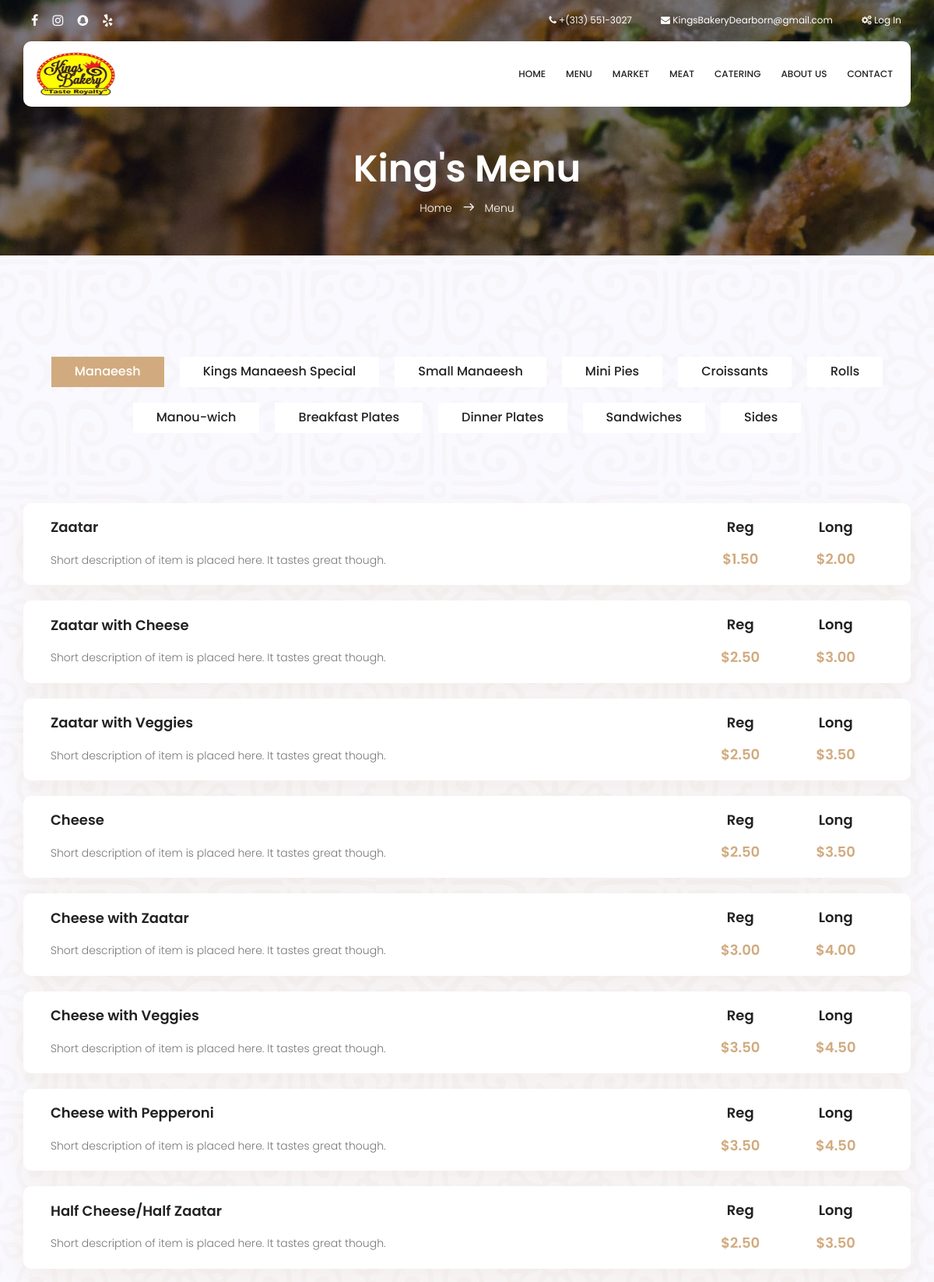
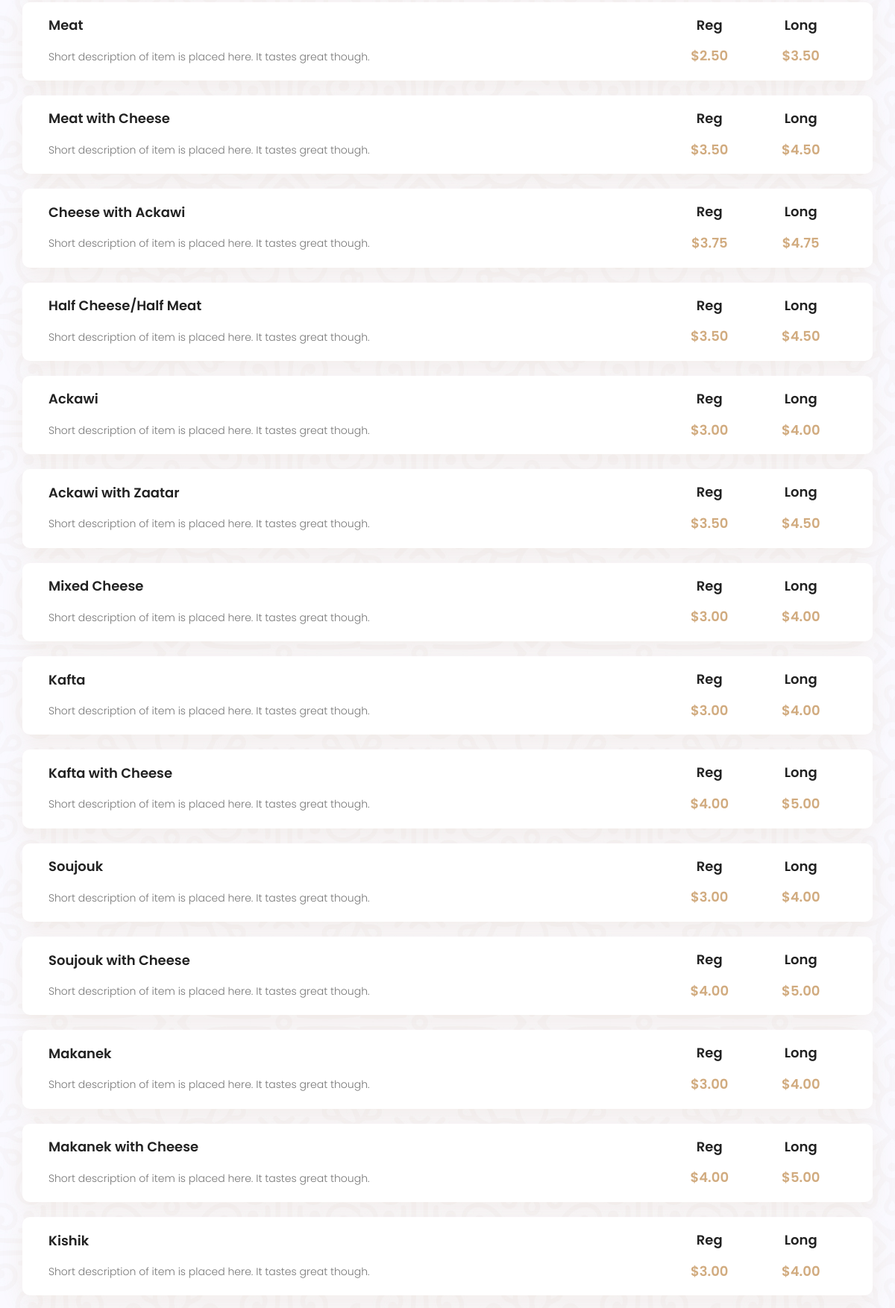
Page /menu.php (upper part) on the committed database (2 pictures, top to bottom).
### tables this page shows
CREATE TABLE `menu` (
  `id` int(11) NOT NULL,
  `name` varchar(128) NOT NULL,
  `description` varchar(255) NOT NULL,
  `image` varchar(255) DEFAULT NULL,
  `pricing` varchar(255) NOT NULL,
  `isFeatured` tinyint(1) NOT NULL DEFAULT 1,
  `type` varchar(64) NOT NULL
);

### menu.php (called while the page is built, shortened)
<?php
include('includes/header.php');
?>
<?php
include('includes/nonindex-banner.php');
?>
<?php include('includes/components/menu-items.php'); ?>
<?php include('includes/footer.php'); ?>

### includes/components/menu-items.php (the view, shortened to what this page needs)
<?php
function printItems($conn, $type){
	$sql = "SELECT * FROM menu WHERE type = '$type' AND isFeatured = true;";
	$result = $conn->query($sql);
	if ($result->num_rows > 0) {
		while($row = $result->fetch_assoc()) {
			$prices = explode(';', $row['pricing']); ?>
			<div class="single-menu-list row justify-content-between align-items-center">
				<div class="col-lg-9">
					<a href="#"><h4><?=$row['name'];?></h4></a>
					<p><?=$row['description'];?></p>
				</div>
				<div class="col-lg-3 flex-row d-flex price-size">
					<?php foreach($prices as $string) {
						$price_array = explode(':', $string);
						$name = $price_array[0];
						$price = $price_array[1]; ?>
						<div class="s-price col">
							<h4><?=$name?></h4>
							<span><?='$'.$price?></span>
						</div>
					<?php } ?>
				</div>
			</div>
	<?php } } } ?>
<section class="menu-list-area section-gap">
				<div class="container">
					<div class="row">
						<div class="menu-cat mx-auto">
							<ul class="nav nav-pills justify-content-center" id="pills-tab" role="tablist">
								<li class="nav-item">
									<a class="nav-link active" id="manaeesh-tab" data-toggle="pill" href="#manaeesh" role="tab" aria-controls="pills-manaeesh" aria-selected="true">Manaeesh</a>
								</li>
								<li class="nav-item">
										<a class="nav-link" id="pills-kingsmanaeesh-tab" data-toggle="pill" href="#pills-kingsmanaeesh" role="tab" aria-controls="pills-kingsmanaeesh" aria-selected="false">Kings Manaeesh Special</a>
								</li>
								<li class="nav-item">
										<a class="nav-link" id="pills-smallmanaeesh-tab" data-toggle="pill" href="#pills-smallmanaeesh" role="tab" aria-controls="pills-smallmanaeesh" aria-selected="false">Small Manaeesh</a>
								</li>
								<li class="nav-item">
										<a class="nav-link" id="pills-minipies-tab" data-toggle="pill" href="#pills-minipies" role="tab" aria-controls="pills-minipies" aria-selected="false">Mini Pies</a>
								</li>
								<li class="nav-item">
										<a class="nav-link" id="pills-croissants-tab" data-toggle="pill" href="#pills-croissants" role="tab" aria-controls="pills-croissants" aria-selected="false">Croissants</a>
								</li>
								<li class="nav-item">
										<a class="nav-link" id="pills-rolls-tab" data-toggle="pill" href="#pills-rolls" role="tab" aria-controls="pills-rolls" aria-selected="false">Rolls</a>
								</li>
								<li class="nav-item">
										<a class="nav-link" id="pills-manouwich-tab" data-toggle="pill" href="#pills-manouwich" role="tab" aria-controls="pills-manouwich" aria-selected="false">Manou-wich</a>
								</li>
								<li class="nav-item">
									<a class="nav-link" id="pills-breakfastplates-tab" data-toggle="pill" href="#pills-breakfastplates" role="tab" aria-controls="pills-breakfastplates" aria-selected="false">Breakfast Plates</a>
								</li>
								<li class="nav-item">
									<a class="nav-link" id="pills-dinnerplates-tab" data-toggle="pill" href="#pills-dinnerplates" role="tab" aria-controls="pills-dinnerplates" aria-selected="false">Dinner Plates</a>
								</li>
								<li class="nav-item">
									<a class="nav-link" id="pills-sandwiches-tab" data-toggle="pill" href="#pills-sandwiches" role="tab" aria-controls="pills-sandwiches" aria-selected="false">Sandwiches</a>
								</li>
								<li class="nav-item">
									<a class="nav-link" id="pills-sides-tab" data-toggle="pill" href="#pills-sides" role="tab" aria-controls="pills-sides" aria-selected="false">Sides</a>
								</li>
							</ul>
						</div>
					</div>
					<div id="pills-tabContent" class="tab-content absolute">
						<div class="tab-pane fade show active" id="manaeesh" role="tabpanel" aria-labelledby="manaeesh-tab">
							<?php printItems($conn, 'manaeesh'); ?>
						</div>
					</div>
				</div>
			</section>

### css/main.css (style rules this page uses)
body { color: #777; font-family: "Poppins", sans-serif; font-size: 14px; font-weight: 300; line-height: 1.625em; position: relative }
ol, ul { margin: 0; padding: 0; list-style: none }
a { -webkit-transition: all 0.3s ease 0s; -moz-transition: all 0.3s ease 0s; -o-transition: all 0.3s ease 0s; transition: all 0.3s ease 0s }
a, a:focus, a:hover { text-decoration: none; outline: 0 }
h1, h2, h3, h4, h5, h6 { font-family: "Poppins", sans-serif; color: #222; line-height: 1.2em !important; margin-bottom: 0; margin-top: 0; font-weight: 600 }
h4, .h4 { font-size: 18px }
h4 { font-size: 18px }
h1, h2, h3, h4, h5, h6 { line-height: 1.5em }
.section-gap { padding: 120px 0 }
.menu-list-area { background: url(../img/pattern-bg.jpg) }
.menu-list-area .menu-cat { margin-bottom: 80px }
.menu-list-area .menu-cat .nav-pills .nav-item { background-color: #fff; margin: 10px }
.menu-list-area .menu-cat .nav-pills .nav-item a { font-size: 16px; font-weight: 500; padding: 8px 30px; border-radius: 0px; color: #222 }
.menu-list-area .menu-cat .nav-pills .nav-item .active { background-color: #d1ab7f; color: #fff }
.menu-list-area .single-menu-list { margin-bottom: 20px; padding: 20px; border-radius: 10px; background-color: #fff; box-shadow: 0px 10px 30px 0px rgba(182, 136, 52, 0.1); z-index: 9999 }
.menu-list-area .single-menu-list h4 { margin-bottom: 20px }
.menu-list-area .single-menu-list p { max-width: 670px; margin-bottom: 0px }
.menu-list-area .single-menu-list .price-size { text-align: center }
.menu-list-area .single-menu-list .price-size .s-price span { font-size: 18px; font-weight: 600; color: #d1ab7f }

### rows in the picture
menu: name "Zaatar", description "Short description of item is placed here. It tastes great though.", pricing "Reg", pricing "1.50", pricing "Long", pricing "2.00"
menu: name "Zaatar with Cheese", description "Short description of item is placed here. It tastes great though.", pricing "Reg", pricing "2.50", pricing "Long", pricing "3.00"
menu: name "Zaatar with Veggies", description "Short description of item is placed here. It tastes great though.", pricing "Reg", pricing "2.50", pricing "Long", pricing "3.50"
menu: name "Cheese", description "Short description of item is placed here. It tastes great though.", pricing "Reg", pricing "2.50", pricing "Long", pricing "3.50"
menu: name "Cheese with Zaatar", description "Short description of item is placed here. It tastes great though.", pricing "Reg", pricing "3.00", pricing "Long", pricing "4.00"
menu: name "Cheese with Veggies", description "Short description of item is placed here. It tastes great though.", pricing "Reg", pricing "3.50", pricing "Long", pricing "4.50"
menu: name "Cheese with Pepperoni", description "Short description of item is placed here. It tastes great though.", pricing "Reg", pricing "3.50", pricing "Long", pricing "4.50"
menu: name "Half Cheese/Half Zaatar", description "Short description of item is placed here. It tastes great though.", pricing "Reg", pricing "2.50", pricing "Long", pricing "3.50"
menu: name "Meat", description "Short description of item is placed here. It tastes great though.", pricing "Reg", pricing "2.50", pricing "Long", pricing "3.50"
menu: name "Meat with Cheese", description "Short description of item is placed here. It tastes great though.", pricing "Reg", pricing "3.50", pricing "Long", pricing "4.50"
menu: name "Cheese with Ackawi", description "Short description of item is placed here. It tastes great though.", pricing "Reg", pricing "3.75", pricing "Long", pricing "4.75"
menu: name "Half Cheese/Half Meat", description "Short description of item is placed here. It tastes great though.", pricing "Reg", pricing "3.50", pricing "Long", pricing "4.50"
menu: name "Ackawi", description "Short description of item is placed here. It tastes great though.", pricing "Reg", pricing "3.00", pricing "Long", pricing "4.00"
menu: name "Ackawi with Zaatar", description "Short description of item is placed here. It tastes great though.", pricing "Reg", pricing "3.50", pricing "Long", pricing "4.50"
menu: name "Mixed Cheese", description "Short description of item is placed here. It tastes great though.", pricing "Reg", pricing "3.00", pricing "Long", pricing "4.00"
menu: name "Kafta", description "Short description of item is placed here. It tastes great though.", pricing "Reg", pricing "3.00", pricing "Long", pricing "4.00"
menu: name "Kafta with Cheese", description "Short description of item is placed here. It tastes great though.", pricing "Reg", pricing "4.00", pricing "Long", pricing "5.00"
menu: name "Soujouk", description "Short description of item is placed here. It tastes great though.", pricing "Reg", pricing "3.00", pricing "Long", pricing "4.00"
menu: name "Soujouk with Cheese", description "Short description of item is placed here. It tastes great though.", pricing "Reg", pricing "4.00", pricing "Long", pricing "5.00"
menu: name "Makanek", description "Short description of item is placed here. It tastes great though.", pricing "Reg", pricing "3.00", pricing "Long", pricing "4.00"
menu: name "Makanek with Cheese", description "Short description of item is placed here. It tastes great though.", pricing "Reg", pricing "4.00", pricing "Long", pricing "5.00"
menu: name "Kishik", description "Short description of item is placed here. It tastes great though.", pricing "Reg", pricing "3.00", pricing "Long", pricing "4.00"

### other values in the picture
$Link_title "King's Menu"
$Link_name "Menu"
